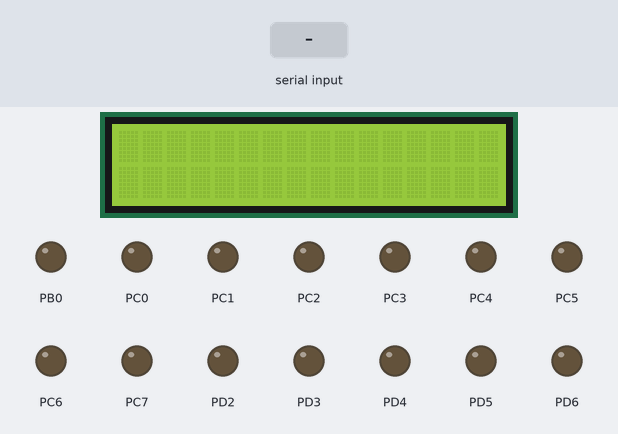
Bench run of a program on a simulated ATmega32, built with avr-gcc and emulated at 16 MHz. Parts: 16×2 character LCD, output pins drawn as LEDs (lit = HIGH). Wiring (inferred from the names in the program): character LCD (HD44780): RS PB1; R/W PB2; E PB3; data PA0, PA1, PA2, PA3, PA4, PA5, PA6, PA7. The inputs (shaded band) are chosen by the test bench. Pins used as bus, display or sensor lines are not drawn.

Above: at 1.2 s.
1.3 s: "2" received over Serial
7.3 s: "1" received over Serial
At 10.1 s:
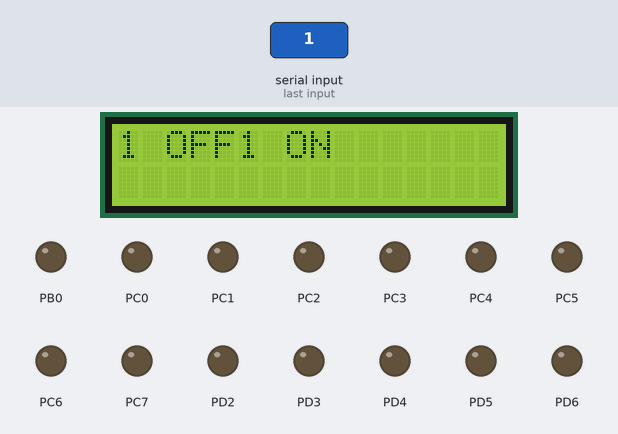
10.2 s: "8" received over Serial
At 10.71 s:
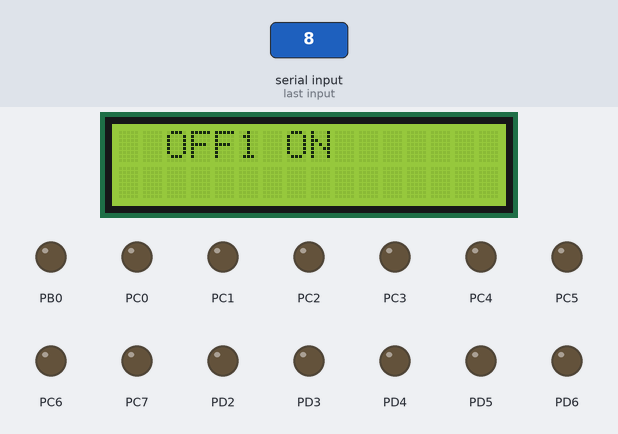
15.2 s: "9" received over Serial
At 18.31 s:
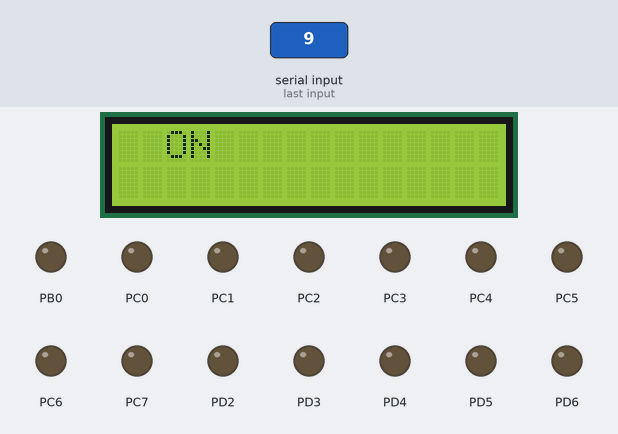
Timing chart, 0 to 19.8 s (numbered marks = the images above; inputs shaded):
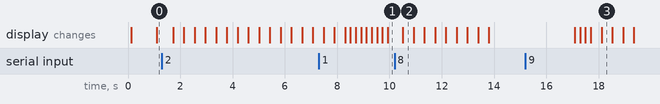

Measured:
- after the input at 7.3 s, the display: first differs from a run without the input after 2.0 s (image 1 shows a later state)
- after the input at 10.2 s, the display: changes after 0.31 s (image 2)
- after the input at 15.2 s, the display: first differs from a run without the input after 2.9 s (image 3)

The program:

main.c
```c
/*
* Graduation_Project_Master.c
*
* Created: 28-Jan-21 10:13:34 PM
* Author : George Zaky
*/

#include "DIO.h"
#include "UART.h"
#include "SPI.h"
#define F_CPU 16000000UL
#include <util/delay.h>
#include <avr/interrupt.h>

char SPI_DATA = 0x00;
char UART_DATA = 0x00;

int main(void)
{
	DIO_Init();
	Uart_Init();
	SPI_Init_Master();
	LCD_Init();
	Slave_EN();
	sei();


	while (1)
	{
		if(UART_DATA == '1')
		{
			UART_DATA ='0';
			LCD_SendString("1 ON");
		}

		else if (UART_DATA == '2')
		{
			UART_DATA ='0';
			Clear_LCD();
			LCD_SendString("1 OFF");
		}

		else if (UART_DATA == '8')
		{
			UART_DATA ='0';
			Clear_LCD();
			LCD_SendString("2 ON");
		}

		else if (UART_DATA == '9')
		{
			UART_DATA ='0';
			Clear_LCD();
			LCD_SendString("2 OFF");
		}

	}
}


ISR(USART_RXC_vect)
{
	UART_DATA = Uart_RxChar();
	if(UART_DATA == '1')
	{
		SPI_DATA = SPI_TxRx(0x01);
	}
	else if (UART_DATA == '2')
	{
		SPI_DATA = SPI_TxRx(0x02);
	}
	else if (UART_DATA == '8')
	{
		SPI_DATA = SPI_TxRx(0x08);
	}

	else if (UART_DATA == '9')
	{
		SPI_DATA = SPI_TxRx(0x09);
	}
}
```

SPI.c
```c
/*
 * SPI.c
 *
 * Created: 28-Jan-21 8:26:07 PM
 *  Author: George Zaky
 */
#include "SPI.h"

void SPI_Init_Master(){
		Slave_Dis();
		DIO_WriteChannel(SPE,STD_High);
		DIO_WriteChannel(MSTR,STD_High);

		/*case Slave:
		DDRB |= (1<<MISO);
		DDRB &=~ ((1<<MOSI)|(1<<SCK)|(1<<SS));
		SPCR |= (1<<SPE);

		break;*/
}

unsigned char SPI_TxRx(unsigned char data){
	SPDR_Reg = data;
	while(!(DIO_ReadChannel(SPIF)));
	return SPDR_Reg;
}
```

SPI.h
```c
/*
 * SPI.h
 *
 * Created: 28-Jan-21 8:26:20 PM
 *  Author: George Zaky
 */


#ifndef SPI_H_
#define SPI_H_
#include "DIO.h"

#define SS DIO_ChannelB4
#define MOSI DIO_ChannelB5
#define MISO DIO_ChannelB6
#define SCK DIO_ChannelB7
#define SPE SPCR_Channel6
#define MSTR SPCR_Channel4
#define SPIF SPSR_Channel7

#define Slave_EN() (DIO_WriteChannel(SS,STD_Low))
#define Slave_Dis() (DIO_WriteChannel(SS,STD_High))


void SPI_Init_Master();
unsigned char SPI_TxRx(unsigned char data);


#endif /* SPI_H_ */
```

UART.c
```c
/*
 * UART.c
 *
 * Created: 27-Jan-21 6:31:39 PM
 *  Author: George Zaky
 */
#include "UART.h"
#include "DIO.h"


void Uart_Init(){
	//8bit-1stop bit-baudrate 9600
	DIO_WriteChannel(TXEN,STD_High);
	DIO_WriteChannel(RXEN,STD_High);
	DIO_WriteChannel(RXCIE,STD_High);
	DIO_WriteChannel(URSEL,STD_High);
	DIO_WriteChannel(UCSZ0,STD_High);
	DIO_WriteChannel(UCSZ1,STD_High);

	UBRRH_Reg = (MyUBRR>>8);
	UBRRL_Reg = MyUBRR;

}

void Uart_TxChar(char data){
	while (DIO_ReadChannel(UCSRA_Channel5) ==0);
	UDR_Reg = data;
}

char Uart_RxChar(){
	while (DIO_ReadChannel(RXC) ==0);
	return UDR_Reg;
}

void Uart_TxString(char * string){
	unsigned i = 0;
	while (string[i] != '\0')
	{
		Uart_TxChar(string[i]);
		i++;
	}
}
```

UART.h
```c
/*
 * UART.h
 *
 * Created: 27-Jan-21 6:31:51 PM
 *  Author: George Zaky
 */


#ifndef UART_H_
#define UART_H_

#define F_CPU 16000000UL
#define BaudRate 9600

#define TXEN UCSRB_Channel3
#define RXEN UCSRB_Channel4
#define RXCIE UCSRB_Channel7
#define URSEL UCSRC_Channel7
#define UCSZ0 UCSRC_Channel1
#define UCSZ1 UCSRC_Channel2
#define RXC UCSRA_Channel7


#ifndef DoubleSpeed
	#define MyUBRR ((F_CPU/(16UL*BaudRate))-1)
#else
	#define MyUBRR ((F_CPU/(8UL*BaudRate))-1)
#endif


void Uart_Init();
void Uart_TxChar(char data);
char Uart_RxChar();
void Uart_TxString(char * string);


#endif /* UART_H_ */
```

LCD.c
```c
/*
* LCD.c
*
* Created: 11-Dec-20 4:18:20 PM
*  Author: George Zaky
*/
#include "LCD.h"

void LCD_Cmd(Uint8 cmd){
	LCDDataPort = (LCDDataPort & 0X0F) | (cmd & 0XF0);
	DIO_WriteChannel(RS,STD_Low);
	DIO_WriteChannel(E,STD_Low);
	_delay_ms(100);
	DIO_WriteChannel(E,STD_High);

	_delay_ms(5);

	LCDDataPort = (LCDDataPort & 0X0F) | (cmd << 4);
	DIO_WriteChannel(E,STD_Low);
	_delay_ms(100);
	DIO_WriteChannel(E,STD_High);
	_delay_ms(2);

}

void LCD_Init(void){
	_delay_ms(20);
	DIO_WriteChannel(RW,STD_Low);
	LCD_Cmd(0X33);
	_delay_ms(150);
	LCD_Cmd(0X32);
	LCD_Cmd(0X28);  //4bit mode DL-low, pixels 5x8 F, number of lines 2 N (Function set)
	LCD_Cmd(0X06);  // Entry Mode
	LCD_Cmd(0X0C);	//
	LCD_Cmd(0X01);
	_delay_ms(2);


}

void LCD_SendChar(Uint8 data){
	LCDDataPort = (LCDDataPort & 0X0F) | (data & 0XF0);
	DIO_WriteChannel(RS,STD_High);
	DIO_WriteChannel(E,STD_Low);
	_delay_ms(100);
	DIO_WriteChannel(E,STD_High);

	_delay_ms(2);

	LCDDataPort = (LCDDataPort & 0X0F) | (data << 4);
	DIO_WriteChannel(E,STD_Low);
	_delay_ms(100);
	DIO_WriteChannel(E,STD_High);
	_delay_ms(2);
}

void LCD_SendString(char * string){
	Uint8 i = 0;
	while(string[i] != '\0')
	{
		LCD_SendChar(string[i]);
		i++;
	}
}


void LCD_SendStringPos(char * string,Uint8 line,Uint8 pos)
{
	switch(line){
		case 1:
		LCD_Cmd((0x80 |(pos & 0x0F)));
		LCD_SendString(string);
		break;
		case 2:
		LCD_Cmd((0xC0 |(pos & 0x0F)));
		LCD_SendString(string);
		break;
	}
}

void Clear_LCD()
{
	Uint8 pos =0x00;
	for(pos=0x00; pos<16;pos++)
	{
		LCD_Cmd((0x80 |(pos & 0x0F)));
		LCD_SendChar('\0');
	}
	LCD_Cmd((0x80 |(0x00 & 0x0F)));
}
```

LCD.h
```c
/*
 * LCD.h
 *
 * Created: 11-Dec-20 4:18:38 PM
 *  Author: George Zaky
 */


#ifndef LCD_H_
#define LCD_H_

#include "DIO.h"
#define F_CPU 16000000UL
#include <util/delay.h>

#define LCDDataPort PORTA_Reg

#define RS DIO_ChannelB1
#define RW DIO_ChannelB2
#define E DIO_ChannelB3


void LCD_Cmd(Uint8 cmd);
void LCD_Init(void);
void LCD_SendChar(Uint8 data);
void LCD_SendString(char * string);
void LCD_SendStringPos(char * string,Uint8 line,Uint8 pos);
void Clear_LCD();


#endif /* LCD_H_ */
```

BitMath.h
```c
/*
 * BitMath.h
 *
 * Created: 05-Dec-20 6:08:47 PM
 *  Author: George Zaky
 */


#ifndef BITMATH_H_
#define BITMATH_H_

#define SetBit(Reg,BitNo) (Reg |= (1<<BitNo))
#define ClearBit(Reg,BitNo) (Reg &=~ (1<<BitNo))
#define ToggleBit(Reg,BitNo) (Reg ^= (1<<BitNo))
#define GetBit(Reg,BitNo) ((Reg>>BitNo)&1)


#endif /* BITMATH_H_ */
```

DIO.c
```c
/*
* DIO.c
*
* Created: 05-Dec-20 6:34:54 PM
*  Author: George Zaky
*/

#include "DIO.h"

void DIO_WriteChannel(DIO_ChannelTypes ChannelId,STD_LevelTypes level){
	DIO_PortTypes Portx = ChannelId/8;
	DIO_ChannelTypes ChannelPos = ChannelId%8;
	switch(Portx){
		case DIO_PortA:
		if(level == STD_High){
			SetBit(PORTA_Reg,ChannelPos);
		}
		else{
			ClearBit(PORTA_Reg,ChannelPos);
		}
		break;

		case DIO_PortB:
		if(level == STD_High){
			SetBit(PORTB_Reg,ChannelPos);
		}
		else{
			ClearBit(PORTB_Reg,ChannelPos);
		}
		break;

		case DIO_PortC:
		if(level == STD_High){
			SetBit(PORTC_Reg,ChannelPos);
		}
		else{
			ClearBit(PORTC_Reg,ChannelPos);
		}
		break;

		case DIO_PortD:
		if(level == STD_High){
			SetBit(PORTD_Reg,ChannelPos);
		}
		else{
			ClearBit(PORTD_Reg,ChannelPos);
		}
		break;

		case UCSRA:
		if(level == STD_High){
			SetBit(UCSRA_Reg,ChannelPos);
		}
		else{
			ClearBit(UCSRA_Reg,ChannelPos);
		}
		break;

		case UCSRB:
		if(level == STD_High){
			SetBit(UCSRB_Reg,ChannelPos);
		}
		else{
			ClearBit(UCSRB_Reg,ChannelPos);
		}
		break;

		case UCSRC:
		if(level == STD_High){
			SetBit(UCSRC_Reg,ChannelPos);
		}
		else{
			ClearBit(UCSRC_Reg,ChannelPos);
		}
		break;

		case UDR:
		if(level == STD_High){
			SetBit(UDR_Reg,ChannelPos);
		}
		else{
			ClearBit(UDR_Reg,ChannelPos);
		}
		break;

		case UBRRL:
		if(level == STD_High){
			SetBit(UBRRL_Reg,ChannelPos);
		}
		else{
			ClearBit(UBRRL_Reg,ChannelPos);
		}
		break;

		case UBRRH:
		if(level == STD_High){
			SetBit(UBRRH_Reg,ChannelPos);
		}
		else{
			ClearBit(UBRRH_Reg,ChannelPos);
		}
		break;

		case SPCR:
		if(level == STD_High){
			SetBit(SPCR_Reg,ChannelPos);
		}
		else{
			ClearBit(SPCR_Reg,ChannelPos);
		}
		break;

		case SPSR:
		if(level == STD_High){
			SetBit(SPSR_Reg,ChannelPos);
		}
		else{
			ClearBit(SPSR_Reg,ChannelPos);
		}
		break;

	}
 }

STD_LevelTypes DIO_ReadChannel(DIO_ChannelTypes ChannelId){
	DIO_PortTypes Portx = ChannelId/8;
	DIO_ChannelTypes ChannelPos = ChannelId%8;
	STD_LevelTypes level =STD_Low;
	switch(Portx){
		case DIO_PortA:
		level = GetBit(PINA_Reg,ChannelPos);
		break;

		case DIO_PortB:
		level = GetBit(PINB_Reg,ChannelPos);
		break;

		case DIO_PortC:
		level = GetBit(PINC_Reg,ChannelPos);
		break;

		case DIO_PortD:
		level = GetBit(PIND_Reg,ChannelPos);
		break;

		case UCSRA:
		level = GetBit(UCSRA_Reg,ChannelPos);
		break;

		case UCSRB:
		level = GetBit(UCSRB_Reg,ChannelPos);
		break;

		case UCSRC:
		level = GetBit(UCSRC_Reg,ChannelPos);
		break;

		case UDR:
		level = GetBit(UDR_Reg,ChannelPos);
		break;

		case UBRRL:
		level = GetBit(UBRRL_Reg,ChannelPos);
		break;

		case UBRRH:
		level = GetBit(UBRRH_Reg,ChannelPos);
		break;

		case SPCR:
		level = GetBit(SPCR_Reg,ChannelPos);
		break;

		case SPSR:
		level = GetBit(SPSR_Reg,ChannelPos);
		break;

		}
		return level;
	}
```

DIO.h
```c
/*
 * DIO.h
 *
 * Created: 05-Dec-20 6:34:43 PM
 *  Author: George Zaky
 */


#ifndef DIO_H_
#define DIO_H_

#include "DIO_HW.h"
#include "DIO_Types.h"
#include "Std_Types.h"
#include "BitMath.h"
#include "DIO_CFG.h"


void DIO_WriteChannel(DIO_ChannelTypes ChannelId,STD_LevelTypes level);
STD_LevelTypes DIO_ReadChannel(DIO_ChannelTypes ChannelId);


#endif /* DIO_H_ */
```

DIO_CFG.c
```c
/*
* DIO_CFG.c
*
* Created: 05-Dec-20 6:35:21 PM
*  Author: George Zaky
*/

#include "DIO_CFG.h"

const DIO_PinCFGType PinCFG[] = {
	//PORTA
	{Output,STD_High},
	{Output,STD_High},
	{Output,STD_High},
	{Output,STD_High},
	{Output,STD_High},
	{Output,STD_High},
	{Output,STD_High},
	{Output,STD_High},
	//PORTB
	{Output,STD_High},
	{Output,STD_High},
	{Output,STD_High},
	{Output,STD_High},
	{Output,STD_Low},////
	{Output,STD_Low},////
	{Input,STD_Low},/////
	{Output,STD_Low},////
	//PORTC
	{Output,STD_High},
	{Output,STD_High},
	{Output,STD_High},
	{Output,STD_High},
	{Output,STD_High},
	{Output,STD_High},
	{Output,STD_Low},/////
	{Output,STD_Low},/////
	//PORTD
	{Input,STD_Low},/////
	{Output,STD_High},
	{Output,STD_High},
	{Output,STD_High},
	{Output,STD_High},
	{Output,STD_High},
	{Output,STD_High},
	{Output,STD_High},

};

void DIO_Init(){
	DIO_PortTypes Portx;
	DIO_ChannelTypes ChannelPos;
	Uint8 Count = 0;
	for(Count=DIO_ChannelA0;Count<PINCOUNT;Count++){
		Portx = Count/8;
		ChannelPos = Count%8;
		switch(Portx){
			case DIO_PortA:
			if(PinCFG[Count].PinDir == Output){
				SetBit(DDRA_Reg,ChannelPos);
			}
			else{
				ClearBit(DDRA_Reg,ChannelPos);
			}
			break;
			case DIO_PortB:
			if(PinCFG[Count].PinDir == Output){
				SetBit(DDRB_Reg,ChannelPos);
			}
			else{
				ClearBit(DDRB_Reg,ChannelPos);
			}
			break;
			case DIO_PortC:
			if(PinCFG[Count].PinDir == Output){
				SetBit(DDRC_Reg,ChannelPos);
			}
			else{
				ClearBit(DDRC_Reg,ChannelPos);
			}
			break;
			case DIO_PortD:
			if(PinCFG[Count].PinDir == Output){
				SetBit(DDRD_Reg,ChannelPos);
			}
			else{
				ClearBit(DDRD_Reg,ChannelPos);
			}
			break;
		}
	}
}
```

DIO_CFG.h
```c
/*
* DIO_CFG.h
*
* Created: 05-Dec-20 6:35:29 PM
*  Author: George Zaky
*/


#ifndef DIO_CFG_H_
#define DIO_CFG_H_

#include "DIO_HW.h"
#include "DIO_Types.h"
#include "Std_Types.h"
#include "BitMath.h"

typedef struct{
	DIO_DirTypes PinDir;
	STD_LevelTypes level;
}DIO_PinCFGType;

#define PINCOUNT 32

void DIO_Init(void);


#endif /* DIO_CFG_H_ */
```

DIO_HW.h
```c
/*
 * DIO_HW.h
 *
 * Created: 05-Dec-20 6:10:37 PM
 *  Author: George Zaky
 */


#ifndef DIO_HW_H_
#define DIO_HW_H_

#include "STD_Types.h"

#define PORTA_Reg (*((volatile Uint8 *)0x3B))
#define DDRA_Reg (*((volatile Uint8 *)0x3A))
#define PINA_Reg (*((volatile Uint8 *)0x39))

#define PORTB_Reg (*((volatile Uint8 *)0x38))
#define DDRB_Reg (*((volatile Uint8 *)0x37))
#define PINB_Reg (*((volatile Uint8 *)0x36))

#define PORTC_Reg (*((volatile Uint8 *)0x35))
#define DDRC_Reg (*((volatile Uint8 *)0x34))
#define PINC_Reg (*((volatile Uint8 *)0x33))

#define PORTD_Reg (*((volatile Uint8 *)0x32))
#define DDRD_Reg (*((volatile Uint8 *)0x31))
#define PIND_Reg (*((volatile Uint8 *)0x30))

#define UCSRA_Reg (*((volatile Uint8 *)0x2B))
#define UCSRB_Reg (*((volatile Uint8 *)0x2A))
#define UCSRC_Reg (*((volatile Uint8 *)0x40))
#define UDR_Reg (*((volatile Uint8 *)0x2C))
#define UBRRL_Reg (*((volatile Uint8 *)0x29))
#define UBRRH_Reg (*((volatile Uint8 *)0x40))
#define SPCR_Reg (*((volatile Uint8 *)0x2D))
#define SPDR_Reg (*((volatile Uint8 *)0x2F))
#define SPSR_Reg (*((volatile Uint8 *)0x2E))

#endif /* DIO_HW_H_ */
```

DIO_Types.h
```c
/*
 * DIO_Types.h
 *
 * Created: 05-Dec-20 6:10:57 PM
 *  Author: George Zaky
 */


#ifndef DIO_TYPES_H_
#define DIO_TYPES_H_

typedef enum{
	DIO_ChannelA0=0,
	DIO_ChannelA1,
	DIO_ChannelA2,
	DIO_ChannelA3,
	DIO_ChannelA4,
	DIO_ChannelA5,
	DIO_ChannelA6,
	DIO_ChannelA7,

	DIO_ChannelB0,
	DIO_ChannelB1,
	DIO_ChannelB2,
	DIO_ChannelB3,
	DIO_ChannelB4,
	DIO_ChannelB5,
	DIO_ChannelB6,
	DIO_ChannelB7,

	DIO_ChannelC0,
	DIO_ChannelC1,
	DIO_ChannelC2,
	DIO_ChannelC3,
	DIO_ChannelC4,
	DIO_ChannelC5,
	DIO_ChannelC6,
	DIO_ChannelC7,

	DIO_ChannelD0,
	DIO_ChannelD1,
	DIO_ChannelD2,
	DIO_ChannelD3,
	DIO_ChannelD4,
	DIO_ChannelD5,
	DIO_ChannelD6,
	DIO_ChannelD7,

	UCSRA_Channel0,
	UCSRA_Channel1,
	UCSRA_Channel2,
	UCSRA_Channel3,
	UCSRA_Channel4,
	UCSRA_Channel5,
	UCSRA_Channel6,
	UCSRA_Channel7,

	UCSRB_Channel0,
	UCSRB_Channel1,
	UCSRB_Channel2,
	UCSRB_Channel3,
	UCSRB_Channel4,
	UCSRB_Channel5,
	UCSRB_Channel6,
	UCSRB_Channel7,

	UCSRC_Channel0,
	UCSRC_Channel1,
	UCSRC_Channel2,
	UCSRC_Channel3,
	UCSRC_Channel4,
	UCSRC_Channel5,
	UCSRC_Channel6,
	UCSRC_Channel7,

	UDR_Channel0,
	UDR_Channel1,
	UDR_Channel2,
	UDR_Channel3,
	UDR_Channel4,
	UDR_Channel5,
	UDR_Channel6,
	UDR_Channel7,

	UBRRL_Channel0,
	UBRRL_Channel1,
	UBRRL_Channel2,
	UBRRL_Channel3,
	UBRRL_Channel4,
	UBRRL_Channel5,
	UBRRL_Channel6,
	UBRRL_Channel7,

	UBRRH_Channel0,
	UBRRH_Channel1,
	UBRRH_Channel2,
	UBRRH_Channel3,
	UBRRH_Channel4,
	UBRRH_Channel5,
	UBRRH_Channel6,
	UBRRH_Channel7,

	SPCR_Channel0,
	SPCR_Channel1,
	SPCR_Channel2,
	SPCR_Channel3,
	SPCR_Channel4,
	SPCR_Channel5,
	SPCR_Channel6,
	SPCR_Channel7,

	SPSR_Channel0,
	SPSR_Channel1,
	SPSR_Channel2,
	SPSR_Channel3,
	SPSR_Channel4,
	SPSR_Channel5,
	SPSR_Channel6,
	SPSR_Channel7

	}DIO_ChannelTypes;

typedef enum{
	DIO_PortA=0,
	DIO_PortB,
	DIO_PortC,
	DIO_PortD,
	UCSRA,
	UCSRB,
	UCSRC,
	UDR,
	UBRRL,
	UBRRH,
	SPCR,
	SPSR

	}DIO_PortTypes;

typedef enum{
	Input=0,
	Output

	}DIO_DirTypes;


#endif /* DIO_TYPES_H_ */
```

Std_Types.h
```c
/*
 * Std_Types.h
 *
 * Created: 05-Dec-20 6:09:30 PM
 *  Author: George Zaky
 */


#ifndef STD_TYPES_H_
#define STD_TYPES_H_

typedef unsigned char Uint8;

typedef enum{
	STD_Low=0,
	STD_High
	}STD_LevelTypes;


#endif /* STD_TYPES_H_ */
```
